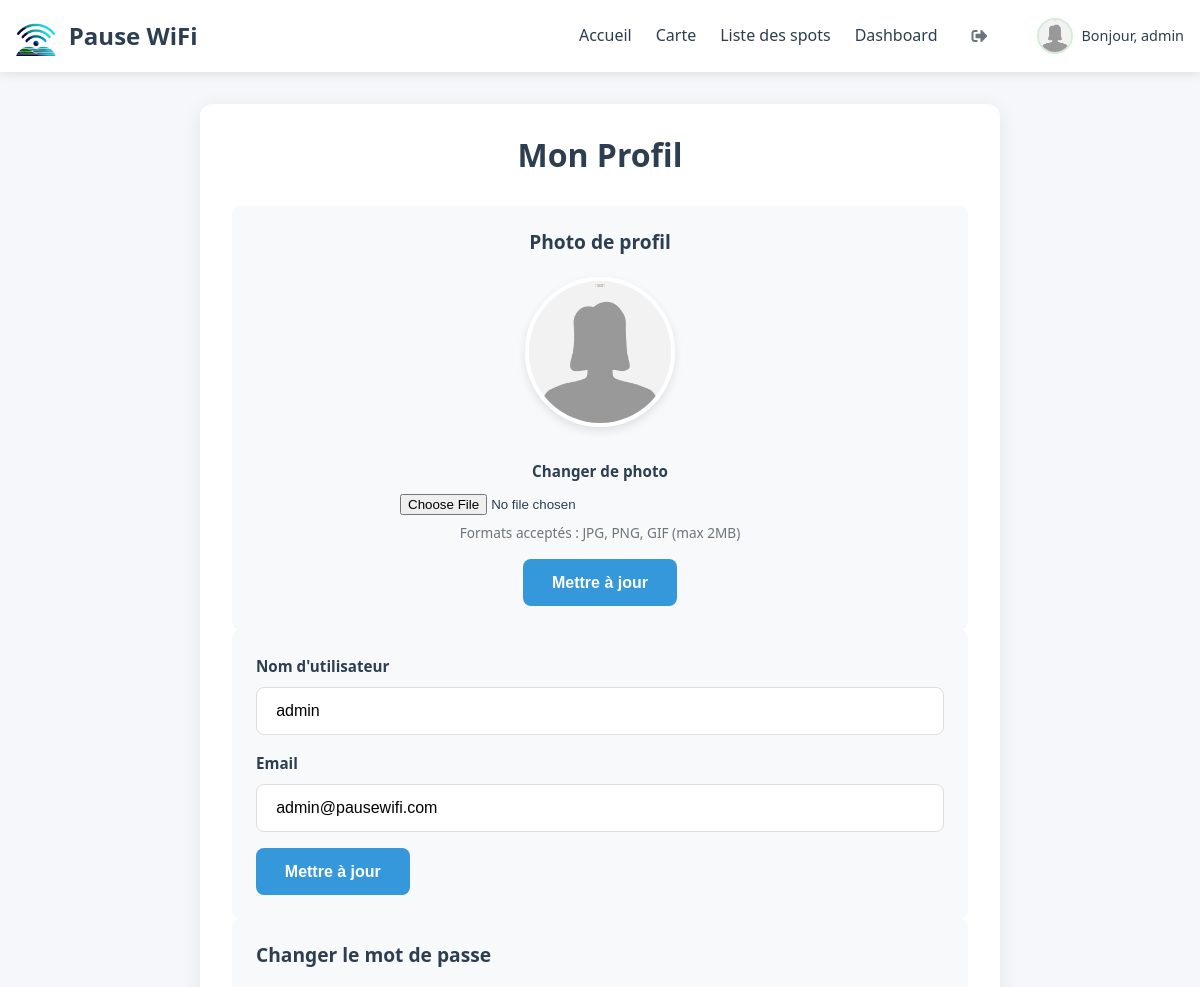
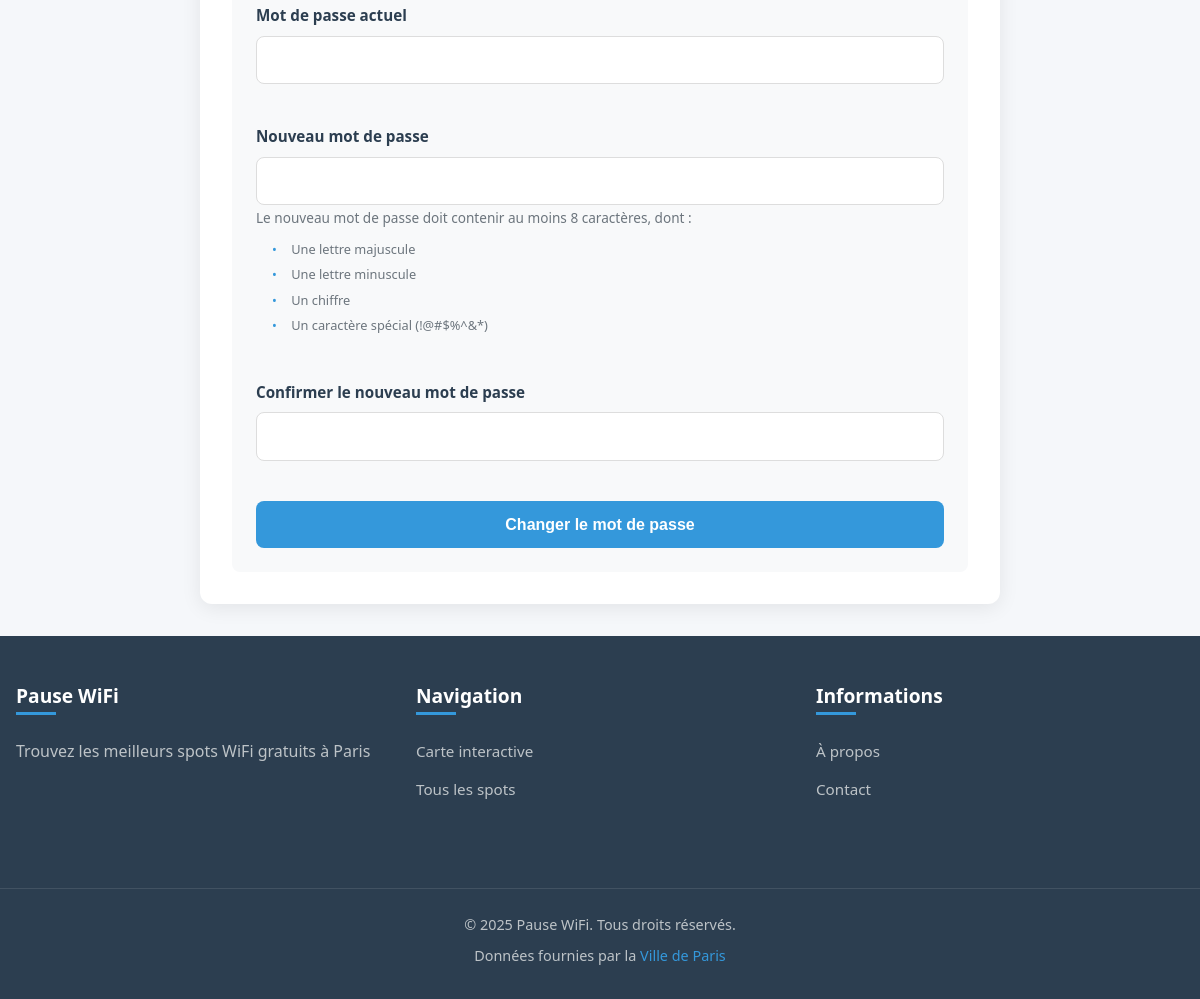
The page /?page=profile (signed in) on the database its author committed (2 pictures, top to bottom).
### tables this page shows
CREATE TABLE `users` (
  `id` int NOT NULL,
  `username` varchar(50) NOT NULL,
  `email` varchar(100) NOT NULL,
  `password` varchar(255) NOT NULL,
  `role` enum('user','admin') DEFAULT 'user',
  `created_at` timestamp NULL DEFAULT CURRENT_TIMESTAMP,
  `updated_at` timestamp NULL DEFAULT CURRENT_TIMESTAMP ON UPDATE CURRENT_TIMESTAMP,
  `reset_token` varchar(255) DEFAULT NULL,
  `reset_expires` int DEFAULT NULL,
  `profile_picture` varchar(255) DEFAULT NULL
);

### www/models/User.php (called while the page is built, shortened)
<?php
class User {
    private $db;
    public function __construct($db) {
        $this->db = $db;
    }
    public function getUserById($id) {
        $query = "SELECT * FROM users WHERE id = :id";
        $stmt = $this->db->prepare($query);
        $stmt->bindParam(':id', $id, PDO::PARAM_INT);
        $stmt->execute();
        return $stmt->fetch(PDO::FETCH_ASSOC);
    }
    public function getProfilePicture($userId) {
        $query = "SELECT profile_picture FROM users WHERE id = :id";
        $stmt = $this->db->prepare($query);
        $stmt->bindParam(':id', $userId, PDO::PARAM_INT);
        $stmt->execute();
        $result = $stmt->fetch(PDO::FETCH_ASSOC);
        return $result['profile_picture'] ?? null;
    }
}
?>

### www/views/profile.php (the view, shortened to what this page needs)
<?php
require_once __DIR__ . '/partials/header.php';
$oldProfile = $_SESSION['old_profile'] ?? [];
?>
<div class="profile">
    <h1 class="profile__title">Mon Profil</h1>
    <div class="profile__content">
        <div class="profile__info">
            <div class="profile__picture-section">
                <h3 class="profile__picture-title">Photo de profil</h3>
                <div class="profile__current-picture">
                    <?php
                    $profilePicture = $userModel->getProfilePicture($_SESSION['user_id']);
                    $picturePath = $profilePicture
                        ? '/uploads/profiles/' . htmlspecialchars($profilePicture)
                        : '/assets/img/default-profile.jpg';
                    ?>
                    <img src="<?= $picturePath ?>" alt="Photo de profil" class="profile__img">
                </div>
                <form action="/actions/upload-profile-picture.php" method="POST" enctype="multipart/form-data" class="profile__upload-form">
                    <div class="profile__form-group">
                        <label for="profile_picture" class="profile__label">Changer de photo</label>
                        <input type="file" id="profile_picture" name="profile_picture" class="profile__file-input" accept="image/jpeg,image/png,image/gif">
                        <small class="profile__file-hint">Formats acceptés : JPG, PNG, GIF (max 2MB)</small>
                    </div>
                    <button type="submit" class="profile__submit">Mettre à jour</button>
                </form>
            </div>
            <form action="/actions/edit-profile.php" method="POST" class="profile__form">
                <div class="profile__form-group">
                    <label for="username" class="profile__label">Nom d'utilisateur</label>
                    <input type="text" id="username" name="username" class="profile__input"
                           value="<?= htmlspecialchars($oldProfile['username'] ?? $user['username']) ?>" required>
                </div>
                <div class="profile__form-group">
                    <label for="email" class="profile__label">Email</label>
                    <input type="email" id="email" name="email" class="profile__input"
                           value="<?= htmlspecialchars($oldProfile['email'] ?? $user['email']) ?>" required>
                </div>
                <button type="submit" class="profile__submit">Mettre à jour</button>
            </form>
            <div class="profile__password">
                <h3 class="profile__password-title">Changer le mot de passe</h3>
                <form action="/actions/change-password.php" method="POST" class="profile__password-form">
                    <div class="profile__form-group">
                        <label for="current_password" class="profile__label">Mot de passe actuel</label>
                        <input type="password" id="current_password" name="current_password" class="profile__input" required>
                    </div>
                    <div class="profile__form-group">
                        <label for="new_password" class="profile__label">Nouveau mot de passe</label>
                        <input type="password" id="new_password" name="new_password" class="profile__input" required>
                        <small class="profile__hint">
                            Le nouveau mot de passe doit contenir au moins 8 caractères, dont :
                            <ul class="profile__hint-list">
                                <li class="profile__hint-item">Une lettre majuscule</li>
                                <li class="profile__hint-item">Une lettre minuscule</li>
                                <li class="profile__hint-item">Un chiffre</li>
                                <li class="profile__hint-item">Un caractère spécial (!@#$%^&*)</li>
                            </ul>
                        </small>
                    </div>
                    <div class="profile__form-group">
                        <label for="confirm_password" class="profile__label">Confirmer le nouveau mot de passe</label>
                        <input type="password" id="confirm_password" name="confirm_password" class="profile__input" required>
                    </div>
                    <button type="submit" class="profile__submit">Changer le mot de passe</button>
                </form>
            </div>
        </div>
    </div>
</div>
<?php require_once __DIR__ . '/partials/footer.php'; ?>

### www/views/partials/header.php (shortened to what this page needs)
<?php
$currentPage = $_GET['page'] ?? 'home';
?>
<!DOCTYPE html>
<html lang="fr">
<head>
    <link rel="stylesheet" href="/assets/css/global.css">
    <link rel="stylesheet" href="/assets/css/header_footer.css">
    <link rel="stylesheet" href="/assets/css/home.css">
    <link rel="stylesheet" href="/assets/css/auth.css">
    <link rel="stylesheet" href="/assets/css/map.css">
    <link rel="stylesheet" href="/assets/css/list.css">
    <link rel="stylesheet" href="/assets/css/spot-detail.css">
    <link rel="stylesheet" href="/assets/css/favorites.css">
    <link rel="stylesheet" href="/assets/css/about.css">
    <link rel="stylesheet" href="/assets/css/contact.css">
    <link rel="stylesheet" href="/assets/css/admin.css">
    <link rel="stylesheet" href="/assets/css/edit-spot.css">
    <link rel="stylesheet" href="/assets/css/not_found.css">
    <link rel="stylesheet" href="/assets/css/profile.css">
    <link rel="stylesheet" href="https://cdnjs.cloudflare.com/ajax/libs/font-awesome/5.15.4/css/all.min.css">
    <link rel="stylesheet" href="https://unpkg.com/leaflet@1.9.4/dist/leaflet.css">
    <link rel="stylesheet" href="https://unpkg.com/leaflet.markercluster@1.4.1/dist/MarkerCluster.Default.css">
</head>
<body>
    <header class="header">
        <div class="header__container">
            <div class="header__logo">
                <a href="/?page=home" class="header__logo-link" aria-label="Accueil">
                    <img src="/assets/img/logo.png" alt="Pause WiFi Logo" class="header__logo-img" width="40" height="40">
                    <span class="header__logo-text">Pause WiFi</span>
                </a>
            </div>
            <nav class="header__nav" aria-label="Navigation principale">
                <ul class="header__nav-list">
                    <li class="header__nav-item <?= $currentPage === 'home' ? 'header__nav-item--active' : '' ?>">
                        <a href="/?page=home" class="header__nav-link">Accueil</a>
                    </li>
                    <li class="header__nav-item <?= $currentPage === 'map' ? 'header__nav-item--active' : '' ?>">
                        <a href="/?page=map" class="header__nav-link">Carte</a>
                    </li>
                    <li class="header__nav-item <?= $currentPage === 'list' ? 'header__nav-item--active' : '' ?>">
                        <a href="/?page=list" class="header__nav-link">Liste des spots</a>
                    </li>
                    <?php if (isset($_SESSION['user_id'])): ?>
                        <?php if ($_SESSION['role'] === 'admin'): ?>
                            <li class="header__nav-item <?= $currentPage === 'admin' ? 'header__nav-item--active' : '' ?>">
                                <a href="/?page=admin" class="header__nav-link">Dashboard</a>
                            </li>
                        <?php else: ?>
                            <li class="header__nav-item <?= $currentPage === 'favorites' ? 'header__nav-item--active' : '' ?>">
                                <a href="/?page=favorites" class="header__nav-link">Mes Favoris</a>
                            </li>
                        <?php endif; ?>
                        <li class="header__nav-item">
                            <a href="/logout.php" class="header__logout" aria-label="Déconnexion">
                                <i class="fas fa-sign-out-alt header__logout-icon"></i>
                            </a>
                        </li>
                        <li class="header__user <?= $_SESSION['role'] === 'admin' ? 'header__user--admin' : '' ?>">
                            <?php
                            $profilePicture = isset($_SESSION['user_id'])
                                ? $userModel->getProfilePicture($_SESSION['user_id'])
                                : null;
                            $picturePath = $profilePicture
                                ? '/uploads/profiles/' . htmlspecialchars($profilePicture)
                                : '/assets/img/default-profile.png';
                            ?>
                            <a href="/?page=profile" class="header__user-link">
                                <img src="<?= $picturePath ?>" alt="Photo de profil" class="header__user-img"
                                    onerror="this.src='/assets/img/default-profile.png'">
                                <span class="header__user-name">Bonjour, <?= htmlspecialchars($_SESSION['username']) ?></span>
                            </a>
                        </li>
                    <?php endif; ?>
                </ul>
            </nav>
        </div>
    </header>
    <main class="main">

### www/assets/css/global.css (style rules this page uses)
:root { --primary-color: #3498db; --primary-dark: #2980b9; --secondary-color: #2c3e50; --accent-color: #e74c3c; --light-color: #f8f9fa; --dark-color: #343a40; --text-color: #2c3e50; --text-light: #6c757d; --border-color: #ddd; --success-color: #28a745; --error-color: #dc3545; --warning-color: #ffc107; --info-color: #17a2b8; }
* { margin: 0; padding: 0; box-sizing: border-box; }
body { font-family: 'Segoe UI', Tahoma, Geneva, Verdana, sans-serif; line-height: 1.6; color: var(--text-color); background-color: #f5f7fa; }
h1, h2, h3, h4, h5, h6 { margin-bottom: 1rem; line-height: 1.2; }
a { text-decoration: none; color: var(--primary-color); transition: color 0.2s ease; }
img { max-width: 100%; height: auto; }

### www/assets/css/header_footer.css (style rules this page uses)
.header { background: #fff; box-shadow: 0 2px 10px rgba(0, 0, 0, 0.1); position: sticky; top: 0; z-index: 1000; }
.header__container { max-width: 1200px; margin: 0 auto; padding: 1rem; display: flex; justify-content: space-between; align-items: center; }
.header__logo-link { display: flex; align-items: center; gap: 0.8rem; text-decoration: none; transition: opacity 0.2s ease; }
.header__logo-img { transition: transform 0.3s ease; }
.header__logo-text { font-size: 1.5rem; font-weight: 700; color: #2c3e50; }
.header__nav-list { display: flex; align-items: center; gap: 1.5rem; list-style: none; margin: 0; padding: 0; }
.header__nav-link { text-decoration: none; color: #2c3e50; font-weight: 500; padding: 0.5rem 0; position: relative; transition: color 0.2s ease; }
.header__nav-link::after { content: ''; position: absolute; bottom: 0; left: 0; width: 0; height: 2px; background: #3498db; transition: width 0.3s ease; }
.header__user { display: flex; align-items: center; gap: 0.5rem; margin-left: 1rem; }
.header__user-link { display: flex; align-items: center; gap: 0.5rem; text-decoration: none; transition: opacity 0.2s ease; }
.header__user-img { width: 36px; height: 36px; border-radius: 50%; object-fit: cover; border: 2px solid #e8f4fc; }
.header__user-name { font-size: 0.9rem; color: #2c3e50; font-weight: 500; }
.header__user--admin .header__user-img { border-color: #d4edda; }
.header__logout { color: #6c757d; transition: color 0.2s ease; display: flex; align-items: center; justify-content: center; width: 36px; height: 36px; border-radius: 50%; }
.header__nav { transition: all 0.3s ease; }

### www/assets/css/profile.css (style rules this page uses)
.profile { max-width: 800px; margin: 2rem auto; padding: 2rem; background: #fff; border-radius: 12px; box-shadow: 0 4px 20px rgba(0, 0, 0, 0.08); }
.profile__title { font-size: 2rem; color: #2c3e50; margin-bottom: 2rem; text-align: center; font-weight: 700; }
.profile__content { display: grid; gap: 2.5rem; }
.profile__picture-section { text-align: center; padding: 1.5rem; background: #f8f9fa; border-radius: 8px; }
.profile__picture-title { font-size: 1.2rem; color: #2c3e50; margin-bottom: 1.5rem; font-weight: 600; }
.profile__current-picture { margin-bottom: 1.5rem; }
.profile__img { width: 150px; height: 150px; border-radius: 50%; object-fit: cover; border: 4px solid white; box-shadow: 0 4px 10px rgba(0, 0, 0, 0.1); }
.profile__upload-form { max-width: 400px; margin: 0 auto; }
.profile__form-group { margin-bottom: 1rem; }
.profile__label { display: block; margin-bottom: 0.5rem; font-weight: 600; color: #2c3e50; font-size: 0.95rem; }
.profile__file-input { width: 100%; }
.profile__file-hint { display: block; margin-top: 0.3rem; color: #6c757d; font-size: 0.85rem; }
.profile__form { padding: 1.5rem; background: #f8f9fa; border-radius: 8px; }
.profile__input { padding: 0.9rem 1.2rem; border: 1px solid #ddd; border-radius: 8px; font-size: 1rem; width: 100%; transition: all 0.3s ease; }
.profile__submit { padding: 0.9rem 1.8rem; background: #3498db; color: white; border: none; border-radius: 8px; font-weight: 600; cursor: pointer; transition: all 0.3s ease; font-size: 1rem; }
.profile__password { padding: 1.5rem; background: #f8f9fa; border-radius: 8px; }
.profile__password-title { font-size: 1.2rem; color: #2c3e50; margin-bottom: 1.5rem; font-weight: 600; }
.profile__password-form { display: grid; gap: 1.5rem; }
.profile__hint { color: #6c757d; font-size: 0.85rem; margin-top: 0.3rem; }
.profile__hint-list { margin: 0.5rem 0 0 1rem; padding: 0; list-style-type: none; }
.profile__hint-item { position: relative; padding-left: 1.2rem; margin-bottom: 0.3rem; font-size: 0.8rem; }
.profile__hint-item::before { content: '•'; position: absolute; left: 0; color: #3498db; }

### rows shown on the page
users: profile_picture (picture), username "admin", email "admin@pausewifi.com"

### other values the page prints
$_SESSION['username'] "admin"
